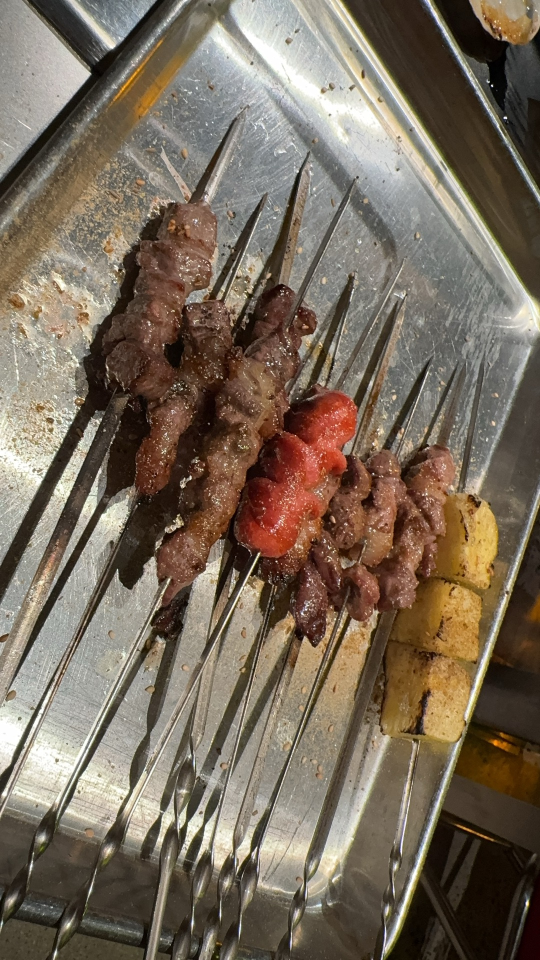
#> input picture test/test4.png, 1080 x 1920 px (shown at 1/2 size)
$ python -i conscious.py   (imports and definitions only)
#> lines starting #> are read from the running program, lines starting #| are printed output that depends on the picture
#> further down, picture is the input picture: shape (1920, 1080, 3); mean B, G, R 91.3, 107.1, 120.6
"""Short-lived objects currently available to Babybot's attention."""

from dataclasses import dataclass, field
from typing import Optional

import cv2
import numpy as np


Window = tuple[int, int, int, int]


def crop_window(image, window: Window):
    x, y, width, height = (int(value) for value in window)
    return image[y:y + height, x:x + width].copy()


def visual_feature(image, window: Optional[Window] = None):
    """Compact appearance feature used for conscious and memory comparison."""
    patch = crop_window(image, window) if window is not None else image
    if patch.size == 0:
        raise ValueError("Cannot extract a feature from an empty image")
    resized = cv2.resize(patch, (32, 32), interpolation=cv2.INTER_AREA)
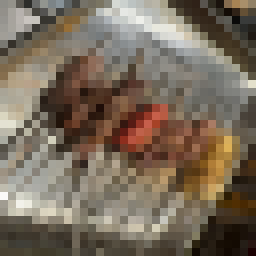
#> resized: shape (32, 32, 3) (shown 8 times larger); mean B, G, R 91.3, 107.1, 120.6
    lab = cv2.cvtColor(resized, cv2.COLOR_BGR2LAB)
#> lab: shape (32, 32, 3); mean of channels 0, 1, 2 116.1, 131.2, 139.1
    hsv = cv2.cvtColor(resized, cv2.COLOR_BGR2HSV)
#> hsv: shape (32, 32, 3); mean H, S, V 22.6, 72.8, 120.9
    gray = cv2.cvtColor(resized, cv2.COLOR_BGR2GRAY)
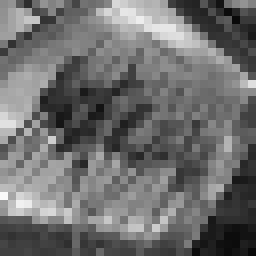
#> gray: shape (32, 32) (shown 8 times larger); min 9, max 250, mean 109.3
    histogram = cv2.calcHist([hsv], [0, 1], None, [8, 4], [0, 180, 0, 256])
#> histogram = [[293, 269, 161, 29], [198, 11, 0, 0], [21, 0, 0, 0], [12, 0, 0, 0], [29, 0, 0, 0], [0, 0, 0, 0], [0, 0, 0, 0], [0, 0, 0, 1]]
    cv2.normalize(histogram, histogram, alpha=1.0, norm_type=cv2.NORM_L1)
    structure = cv2.resize(gray, (8, 8), interpolation=cv2.INTER_AREA).astype(np.float32) / 255.0
    mean_lab = np.mean(lab.reshape(-1, 3), axis=0).astype(np.float32) / 255.0
#> mean_lab = [0.455, 0.514, 0.546]
    return np.concatenate((mean_lab, histogram.flatten(), structure.flatten())).astype(np.float32)


# [17 lines left out: function feature_similarity, not called in this run]


@dataclass
class ConsciousObject:
    object_id: str
    left_template: np.ndarray
    right_template: np.ndarray
    feature: np.ndarray
    left_window: Window
    right_window: Window
    created_at: float
    curiosity: float = 1.0
    consecutive_matches: int = 0
    memory_id: Optional[str] = None
    last_similarity: float = 0.0

    # [14 lines left out: functions worker_payload, matched, not called in this run]

    def missed(self):
        self.last_similarity = 0.0
        self.consecutive_matches = 0

    def reduce_curiosity(self, amount=0.2):
        self.curiosity = max(0.0, self.curiosity - float(amount))


@dataclass
class Conscious:
    capacity: int = 3
    objects: list[ConsciousObject] = field(default_factory=list)

    # [10 lines left out: functions add, remove, not called in this run]

    def active(self):
        return self.objects[0] if self.objects else None

    def __bool__(self):
        return bool(self.objects)

    def __len__(self):
        return len(self.objects)

>>> import cv2
>>> picture = cv2.imread('test/test4.png')
>>> result = visual_feature(picture)
#> result = 99 values, max 0.788 at index 39, min 0 at index 9, mean 0.302
